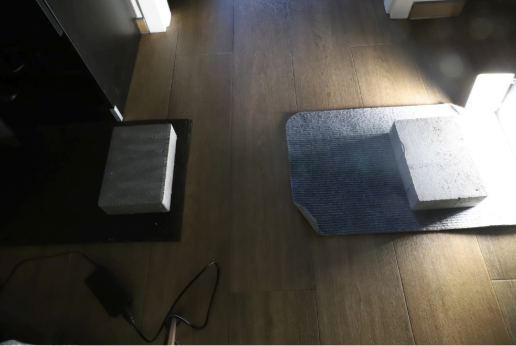
#> input picture example.png, 516 x 346 px
$ python threshMeanAndGaussianWithDifferentValuesOfC.py
#> lines starting #> are read from the running program, lines starting #| are printed output that depends on the picture; after the words box and inside, x2 and y2 are one past the last pixel; in counts of white or black regions, pixels touching at a corner belong together
import cv2

image = cv2.imread('example.png')
#> image is the input picture: shape (346, 516, 3); mean B, G, R 68.4, 75, 78.4
if image is None:
    print("Nie można załadować obrazu.")
    exit()

gray = cv2.cvtColor(image, cv2.COLOR_BGR2GRAY)
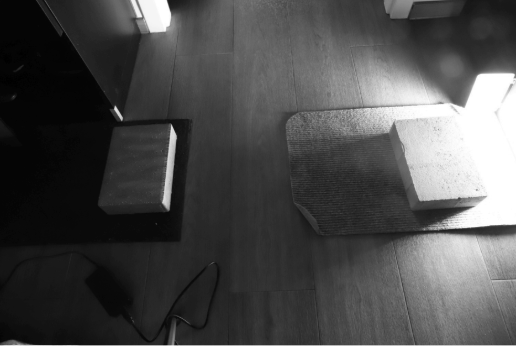
#> gray: shape (346, 516); min 0, max 255, mean 75.3
cv2.imshow("Orignalne", gray)

threshMean1 = cv2.adaptiveThreshold(gray, 255, cv2.ADAPTIVE_THRESH_MEAN_C, cv2.THRESH_BINARY_INV, 21, 2)
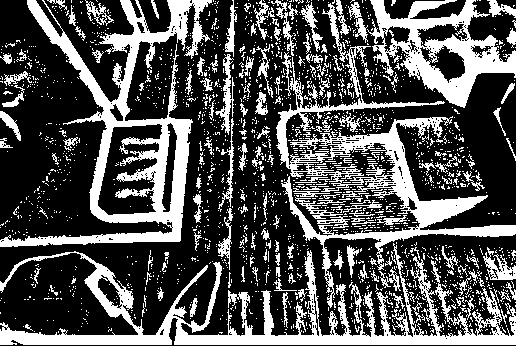
#> threshMean1: shape (346, 516); 32.1% white; 2049 white regions (1889 under 20 px), largest, box (x1, y1, x2, y2) and area: (0, 243, 516, 345) 12272, (0, 0, 212, 247) 12134, (276, 3, 516, 308) 10081
threshMean2 = cv2.adaptiveThreshold(gray, 255, cv2.ADAPTIVE_THRESH_MEAN_C, cv2.THRESH_BINARY_INV, 21, 5)
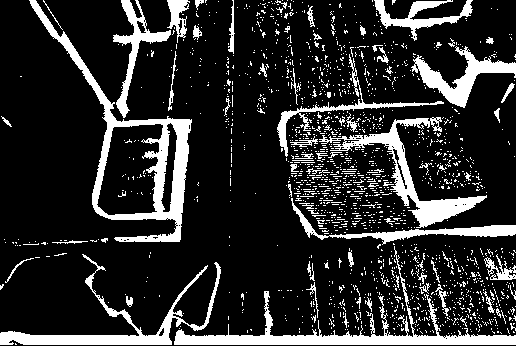
#> threshMean2: shape (346, 516); 17.4% white; 1699 white regions (1627 under 20 px), largest, box (x1, y1, x2, y2) and area: (29, 0, 192, 242) 5324, (174, 246, 516, 345) 4198, (319, 117, 487, 228) 3095
threshMean3 = cv2.adaptiveThreshold(gray, 255, cv2.ADAPTIVE_THRESH_MEAN_C, cv2.THRESH_BINARY_INV, 21, 10)
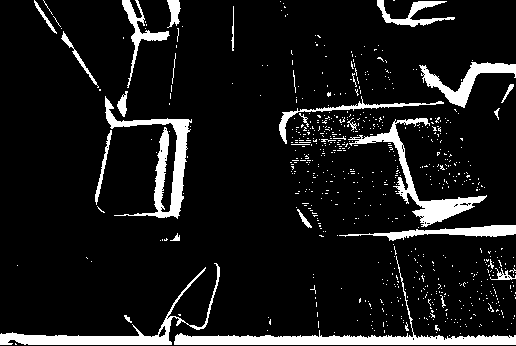
#> threshMean3: shape (346, 516); 9.8% white; 692 white regions (663 under 20 px), largest, box (x1, y1, x2, y2) and area: (174, 256, 516, 345) 3143, (105, 96, 192, 219) 2454, (348, 118, 487, 227) 2185
threshMean4 = cv2.adaptiveThreshold(gray, 255, cv2.ADAPTIVE_THRESH_MEAN_C, cv2.THRESH_BINARY_INV, 21, 15)
#> threshMean4: shape (346, 516); 7% white; 335 white regions (310 under 20 px), largest, box (x1, y1, x2, y2) and area: (174, 331, 516, 345) 2719, (0, 267, 206, 345) 1681, (350, 121, 487, 224) 1510

threshGaussian1 = cv2.adaptiveThreshold(gray, 255, cv2.ADAPTIVE_THRESH_GAUSSIAN_C, cv2.THRESH_BINARY_INV, 21, 2)
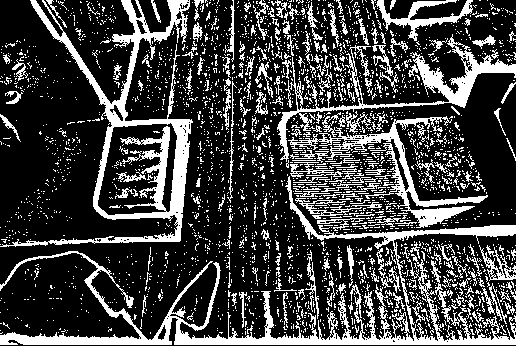
#> threshGaussian1: shape (346, 516); 25.8% white; 2903 white regions (2679 under 20 px), largest, box (x1, y1, x2, y2) and area: (0, 176, 516, 345) 10314, (0, 0, 193, 247) 7810, (277, 34, 516, 162) 3551
threshGaussian2 = cv2.adaptiveThreshold(gray, 255, cv2.ADAPTIVE_THRESH_GAUSSIAN_C, cv2.THRESH_BINARY_INV, 21, 5)
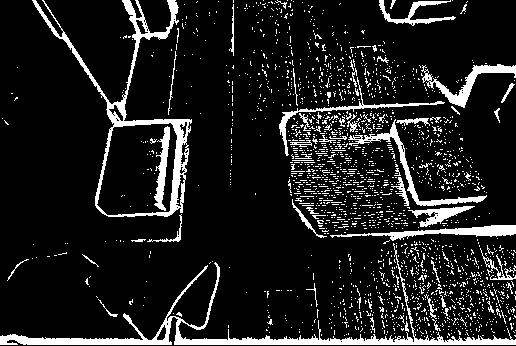
#> threshGaussian2: shape (346, 516); 11.9% white; 1978 white regions (1918 under 20 px), largest, box (x1, y1, x2, y2) and area: (0, 243, 516, 345) 4303, (32, 0, 192, 217) 3533, (348, 119, 487, 206) 1032
threshGaussian3 = cv2.adaptiveThreshold(gray, 255, cv2.ADAPTIVE_THRESH_GAUSSIAN_C, cv2.THRESH_BINARY_INV, 21, 10)
#> threshGaussian3: shape (346, 516); 5.9% white; 757 white regions (729 under 20 px), largest, box (x1, y1, x2, y2) and area: (174, 256, 516, 345) 1830, (0, 267, 206, 345) 1213, (108, 102, 189, 215) 1001
threshGaussian4 = cv2.adaptiveThreshold(gray, 255, cv2.ADAPTIVE_THRESH_GAUSSIAN_C, cv2.THRESH_BINARY_INV, 21, 15)
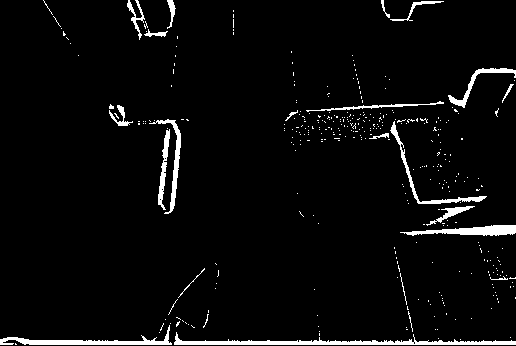
#> threshGaussian4: shape (346, 516); 3.9% white; 360 white regions (338 under 20 px), largest, box (x1, y1, x2, y2) and area: (174, 332, 516, 345) 1404, (0, 325, 172, 345) 855, (400, 225, 516, 236) 714

cv2.imshow("Progowanie adaptacyjne MEAN, C=2", threshMean1)
cv2.imshow("Progowanie adaptacyjne MEAN, C=5", threshMean2)
cv2.imshow("Progowanie adaptacyjne MEAN, C=10", threshMean3)
cv2.imshow("Progowanie adaptacyjne MEAN, C=15", threshMean4)

cv2.imshow("Progowanie adaptacyjne GAUSSIAN, C=2", threshGaussian1)
cv2.imshow("Progowanie adaptacyjne GAUSSIAN, C=5", threshGaussian2)
cv2.imshow("Progowanie adaptacyjne GAUSSIAN, C=10", threshGaussian3)
cv2.imshow("Progowanie adaptacyjne GAUSSIAN, C=15", threshGaussian4)


cv2.waitKey(0)
cv2.destroyAllWindows()
